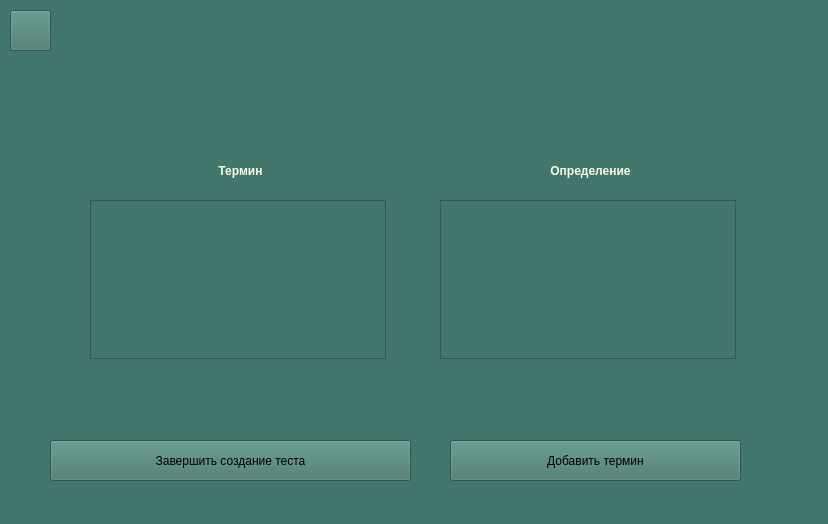
<?xml version="1.0" encoding="UTF-8"?>
<ui version="4.0">
 <class>Form</class>
 <widget class="QWidget" name="Form">
  <property name="geometry">
   <rect>
    <x>0</x>
    <y>0</y>
    <width>828</width>
    <height>524</height>
   </rect>
  </property>
  <property name="minimumSize">
   <size>
    <width>828</width>
    <height>524</height>
   </size>
  </property>
  <property name="maximumSize">
   <size>
    <width>828</width>
    <height>524</height>
   </size>
  </property>
  <property name="windowTitle">
   <string>Form</string>
  </property>
  <property name="styleSheet">
   <string notr="true">background-color: #43766C</string>
  </property>
  <widget class="QPushButton" name="backBtn">
   <property name="geometry">
    <rect>
     <x>10</x>
     <y>10</y>
     <width>41</width>
     <height>41</height>
    </rect>
   </property>
   <property name="styleSheet">
    <string notr="true">background-color: #F8FAE5;
font: 13pt &quot;MS Sans Serif&quot;;
color: #B19470;
font-weight: 600;
border-radius: 8px;
border: 2px solid #B19470;
padding: 5px 15px;
margin-top: 0px;
outline: 0px;
hover: { background-color: red };
pressed: { background-color: rgb(0, 255, 0)}</string>
   </property>
   <property name="text">
    <string/>
   </property>
   <property name="icon">
    <iconset>
     <normaloff>../pictures/icon6.png</normaloff>../pictures/icon6.png</iconset>
   </property>
  </widget>
  <widget class="QTextEdit" name="textEdit_1">
   <property name="geometry">
    <rect>
     <x>90</x>
     <y>200</y>
     <width>296</width>
     <height>159</height>
    </rect>
   </property>
   <property name="styleSheet">
    <string notr="true">background-color: #F8FAE5;
font: 13pt &quot;MS Sans Serif&quot;;
color: #B19470;
font-weight: 600;
border-radius: 8px;
border: 2px solid #B19470;
margin-top: 0px;
outline: 0px;
hover: { background-color: red };
pressed: { background-color: rgb(0, 255, 0)}</string>
   </property>
   <property name="readOnly">
    <bool>false</bool>
   </property>
   <property name="html">
    <string>&lt;!DOCTYPE HTML PUBLIC &quot;-//W3C//DTD HTML 4.0//EN&quot; &quot;http://www.w3.org/TR/REC-html40/strict.dtd&quot;&gt;
&lt;html&gt;&lt;head&gt;&lt;meta name=&quot;qrichtext&quot; content=&quot;1&quot; /&gt;&lt;style type=&quot;text/css&quot;&gt;
p, li { white-space: pre-wrap; }
&lt;/style&gt;&lt;/head&gt;&lt;body style=&quot; font-family:'MS Sans Serif'; font-size:13pt; font-weight:600; font-style:normal;&quot;&gt;
&lt;p style=&quot;-qt-paragraph-type:empty; margin-top:0px; margin-bottom:0px; margin-left:0px; margin-right:0px; -qt-block-indent:0; text-indent:0px;&quot;&gt;&lt;br /&gt;&lt;/p&gt;&lt;/body&gt;&lt;/html&gt;</string>
   </property>
  </widget>
  <widget class="QTextEdit" name="textEdit_2">
   <property name="geometry">
    <rect>
     <x>440</x>
     <y>200</y>
     <width>296</width>
     <height>159</height>
    </rect>
   </property>
   <property name="styleSheet">
    <string notr="true">background-color: #F8FAE5;
font: 13pt &quot;MS Sans Serif&quot;;
color: #B19470;
font-weight: 600;
border-radius: 8px;
border: 2px solid #B19470;
margin-top: 0px;
outline: 0px;
hover: { background-color: red };
pressed: { background-color: rgb(0, 255, 0)}</string>
   </property>
   <property name="readOnly">
    <bool>false</bool>
   </property>
   <property name="html">
    <string>&lt;!DOCTYPE HTML PUBLIC &quot;-//W3C//DTD HTML 4.0//EN&quot; &quot;http://www.w3.org/TR/REC-html40/strict.dtd&quot;&gt;
&lt;html&gt;&lt;head&gt;&lt;meta name=&quot;qrichtext&quot; content=&quot;1&quot; /&gt;&lt;style type=&quot;text/css&quot;&gt;
p, li { white-space: pre-wrap; }
&lt;/style&gt;&lt;/head&gt;&lt;body style=&quot; font-family:'MS Sans Serif'; font-size:13pt; font-weight:600; font-style:normal;&quot;&gt;
&lt;p style=&quot;-qt-paragraph-type:empty; margin-top:0px; margin-bottom:0px; margin-left:0px; margin-right:0px; -qt-block-indent:0; text-indent:0px;&quot;&gt;&lt;br /&gt;&lt;/p&gt;&lt;/body&gt;&lt;/html&gt;</string>
   </property>
  </widget>
  <widget class="QLabel" name="label">
   <property name="geometry">
    <rect>
     <x>100</x>
     <y>150</y>
     <width>281</width>
     <height>41</height>
    </rect>
   </property>
   <property name="styleSheet">
    <string notr="true">background-color: rgb 0, 0, 0;
font: 13pt &quot;MS Sans Serif&quot;;
color: #F8FAE5;
font-weight: 600;
padding: 5px 15px;
margin-top: 0px;
outline: 0px;</string>
   </property>
   <property name="text">
    <string>Термин</string>
   </property>
   <property name="alignment">
    <set>Qt::AlignCenter</set>
   </property>
  </widget>
  <widget class="QLabel" name="label_2">
   <property name="geometry">
    <rect>
     <x>450</x>
     <y>150</y>
     <width>281</width>
     <height>41</height>
    </rect>
   </property>
   <property name="styleSheet">
    <string notr="true">background-color: rgb 0, 0, 0;
font: 13pt &quot;MS Sans Serif&quot;;
color: #F8FAE5;
font-weight: 600;
padding: 5px 15px;
margin-top: 0px;
outline: 0px;</string>
   </property>
   <property name="text">
    <string>Определение</string>
   </property>
   <property name="alignment">
    <set>Qt::AlignCenter</set>
   </property>
  </widget>
  <widget class="QPushButton" name="pushButton">
   <property name="geometry">
    <rect>
     <x>50</x>
     <y>440</y>
     <width>361</width>
     <height>41</height>
    </rect>
   </property>
   <property name="styleSheet">
    <string notr="true">background-color: #F8FAE5;
font: 13pt &quot;MS Sans Serif&quot;;
color: #B19470;
font-weight: 600;
border-radius: 8px;
border: 2px solid #B19470;
margin-top: 0px;
outline: 0px;
hover: { background-color: red };
pressed: { background-color: rgb(0, 255, 0)}</string>
   </property>
   <property name="text">
    <string>Завершить создание теста</string>
   </property>
  </widget>
  <widget class="QPushButton" name="pushButton_2">
   <property name="geometry">
    <rect>
     <x>450</x>
     <y>440</y>
     <width>291</width>
     <height>41</height>
    </rect>
   </property>
   <property name="styleSheet">
    <string notr="true">background-color: #F8FAE5;
font: 13pt &quot;MS Sans Serif&quot;;
color: #B19470;
font-weight: 600;
border-radius: 8px;
border: 2px solid #B19470;
margin-top: 0px;
outline: 0px;
hover: { background-color: red };
pressed: { background-color: rgb(0, 255, 0)}</string>
   </property>
   <property name="text">
    <string>Добавить термин</string>
   </property>
  </widget>
  <widget class="QLabel" name="messageLabel">
   <property name="geometry">
    <rect>
     <x>80</x>
     <y>30</y>
     <width>721</width>
     <height>91</height>
    </rect>
   </property>
   <property name="styleSheet">
    <string notr="true">background-color: rgb 0, 0, 0;
font: 13pt;
color: #8B0000;
font-weight: 600;
padding: 5px 15px;
margin-top: 0px;
outline: 0px;</string>
   </property>
   <property name="text">
    <string/>
   </property>
   <property name="alignment">
    <set>Qt::AlignCenter</set>
   </property>
  </widget>
 </widget>
 <resources/>
 <connections/>
</ui>
